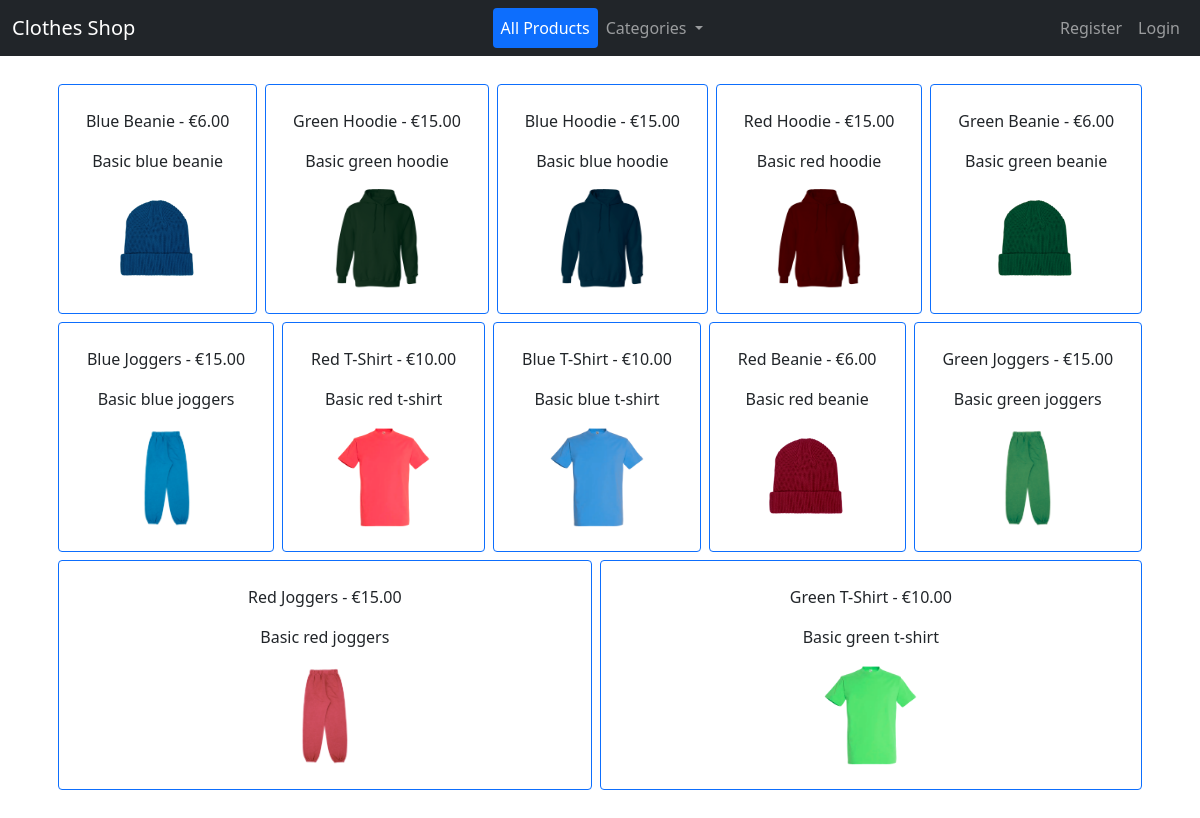
Screenshot of /products/ with the database file from the repository.
### adrianshop/models.py (models this page shows)
class Product(models.Model):
    id = models.AutoField(primary_key=True)
    name = models.CharField(max_length=200, null=False)
    description = models.CharField(max_length=300, null=False)
    price = models.DecimalField(max_digits=6, decimal_places=2, default=0.0)
    product_image = models.FileField(upload_to='products/%Y/%b/')
    class ProductTag(models.TextChoices):
        HAT = 'Hats'
        SHIRT = 'Shirts'
        HOODIE = 'Hoodies'
        TROUSER = 'Trousers'
        MISC = 'Miscellaneous'
    product_tag = models.CharField(max_length=13, choices=ProductTag.choices, default=ProductTag.MISC)

### adrianshop/views.py (the view)
# urls.py: path('products/', views.all_products, name='all_products'),
def all_products(request):
    products = Product.objects.all()
    return render(request, 'all_products.html', {'products':products})

### adrianshop/templates/all_products.html (shortened to what this page needs)
{% extends 'base.html' %}
{% block content %}
<div class="d-flex flex-wrap p-2 justify-content-center " >
    {% for p in products %}
    <div class="flex-grow-1 flex text-center border border-primary rounded p-4 m-1" onclick="location.href='/products/{{p.id}}';" style="cursor: pointer;">
        <p>{{p.name}} - €{{p.price}}</p>
        <p>{{ p.description }}</p>
        <img src="{{p.product_image.url}}" style="height: 100px;">
    </div>
    {% endfor %}
</div>
{% endblock  %}

### adrianshop/templates/base.html (shortened to what this page needs)
<!DOCTYPE html>
<html lang="en">
<head>
    <link href="https://cdn.jsdelivr.net/npm/bootstrap@5.1.3/dist/css/bootstrap.min.css" rel="stylesheet">
</head>
<body>
    {% include 'navbar.html' %}
    <div class="container-lg p-3">
        {% block content %}
        {% endblock %}
    </div>
</body>
</html>

### adrianshop/templates/navbar.html (shortened to what this page needs)
<nav class="navbar navbar-expand-sm navbar-dark bg-dark">
    <div class="container-fluid">
        <a class="navbar-brand" href="{% url 'index' %}">Clothes Shop</a>
        <div class="collapse navbar-collapse" id="navbarNav">
            <ul class="navbar-nav nav-pills mx-lg-auto">
                <li class="nav-item">
                    <a class="nav-link {% if request.resolver_match.url_name == 'all_products' %} active {% endif %} " aria-current="page" href="{% url 'all_products' %}">All Products</a>
                </li>
                <li class="nav-item dropdown">
                    <a class="nav-link dropdown-toggle {% if request.resolver_match.url_name == 'tag_page' %} active {% endif %}" href="#" id="navbarDropdown" role="button" data-bs-toggle="dropdown" aria-expanded="false">
                        Categories
                    </a>
                </li>
            </ul>
            <ul class="navbar-nav nav-pills ">
                {% if user.is_authenticated %}
                <li class="nav-item">
                    <a class="nav-link {% if request.resolver_match.url_name == 'show_basket' %} active {% endif %}" href="{% url 'show_basket' %}">Basket</a>
                </li>
                <li class="nav-item">
                    <a class="nav-link {% if request.resolver_match.url_name == 'order_history' %} active {% endif %}" href="{% url 'order_history' %}">Order History</a>
                </li>
                <li class="nav-item">
                    <a class="nav-link" href="{% url 'logout' %}">Logout</a>
                </li>
                {% else %}
                <li class="nav-item">
                    <a class="nav-link {% if request.resolver_match.url_name == 'register' %} active {% endif %}" href="{% url 'register' %}">Register</a>
                </li>
                <li class="nav-item">
                    <a class="nav-link {% if request.resolver_match.url_name == 'login' %} active {% endif %}" href="{% url 'login' %}">Login</a>
                </li>
                {% endif %}
            </ul>
        </div>
    </div>
</nav>

### rows the page displays
Product: name "Blue Beanie", price "6.00", description "Basic blue beanie", product_image (picture)
Product: name "Green Hoodie", price "15.00", description "Basic green hoodie", product_image (picture)
Product: name "Blue Hoodie", price "15.00", description "Basic blue hoodie", product_image (picture)
Product: name "Red Hoodie", price "15.00", description "Basic red hoodie", product_image (picture)
Product: name "Green Beanie", price "6.00", description "Basic green beanie", product_image (picture)
Product: name "Blue Joggers", price "15.00", description "Basic blue joggers", product_image (picture)
Product: name "Red T-Shirt", price "10.00", description "Basic red t-shirt", product_image (picture)
Product: name "Blue T-Shirt", price "10.00", description "Basic blue t-shirt", product_image (picture)
Product: name "Red Beanie", price "6.00", description "Basic red beanie", product_image (picture)
Product: name "Green Joggers", price "15.00", description "Basic green joggers", product_image (picture)
Product: name "Red Joggers", price "15.00", description "Basic red joggers", product_image (picture)
Product: name "Green T-Shirt", price "10.00", description "Basic green t-shirt", product_image (picture)
